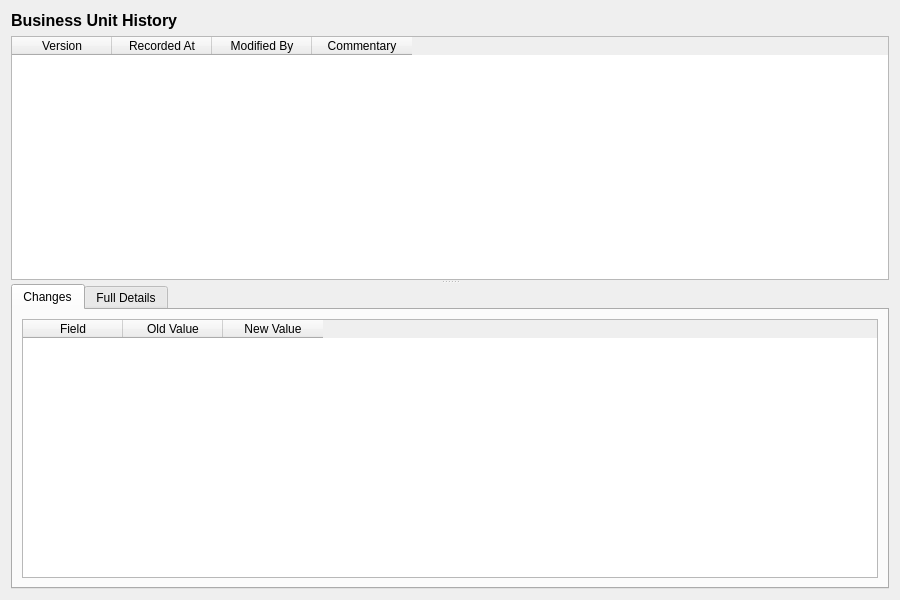
<?xml version="1.0" encoding="UTF-8"?>
<ui version="4.0">
 <class>BusinessUnitHistoryDialog</class>
 <widget class="QWidget" name="BusinessUnitHistoryDialog">
  <property name="geometry">
   <rect>
    <x>0</x>
    <y>0</y>
    <width>900</width>
    <height>600</height>
   </rect>
  </property>
  <property name="windowTitle">
   <string>Business Unit History</string>
  </property>
  <layout class="QVBoxLayout" name="verticalLayout">
   <item>
    <widget class="QLabel" name="titleLabel">
     <property name="font">
      <font>
       <pointsize>12</pointsize>
       <bold>true</bold>
      </font>
     </property>
     <property name="text">
      <string>Business Unit History</string>
     </property>
    </widget>
   </item>
   <item>
    <widget class="QSplitter" name="splitter">
     <property name="orientation">
      <enum>Qt::Vertical</enum>
     </property>
     <widget class="QTableWidget" name="versionListWidget">
      <property name="minimumHeight">
       <number>150</number>
      </property>
      <property name="maximumHeight">
       <number>250</number>
      </property>
      <property name="alternatingRowColors">
       <bool>true</bool>
      </property>
      <property name="editTriggers">
       <set>QAbstractItemView::NoEditTriggers</set>
      </property>
      <property name="selectionMode">
       <enum>QAbstractItemView::SingleSelection</enum>
      </property>
      <property name="selectionBehavior">
       <enum>QAbstractItemView::SelectRows</enum>
      </property>
      <column>
       <property name="text">
        <string>Version</string>
       </property>
      </column>
      <column>
       <property name="text">
        <string>Recorded At</string>
       </property>
      </column>
      <column>
       <property name="text">
        <string>Modified By</string>
       </property>
      </column>
      <column>
       <property name="text">
        <string>Commentary</string>
       </property>
      </column>
     </widget>
     <widget class="QWidget" name="detailWidget">
      <layout class="QVBoxLayout" name="detailLayout">
       <property name="leftMargin">
        <number>0</number>
       </property>
       <property name="topMargin">
        <number>0</number>
       </property>
       <property name="rightMargin">
        <number>0</number>
       </property>
       <property name="bottomMargin">
        <number>0</number>
       </property>
       <item>
        <widget class="QTabWidget" name="tabWidget">
         <property name="currentIndex">
          <number>0</number>
         </property>
         <widget class="QWidget" name="changesTab">
          <attribute name="title">
           <string>Changes</string>
          </attribute>
          <layout class="QVBoxLayout" name="changesTabLayout">
           <item>
            <widget class="QTableWidget" name="changesTableWidget">
             <property name="editTriggers">
              <set>QAbstractItemView::NoEditTriggers</set>
             </property>
             <property name="alternatingRowColors">
              <bool>true</bool>
             </property>
             <property name="selectionMode">
              <enum>QAbstractItemView::SingleSelection</enum>
             </property>
             <property name="selectionBehavior">
              <enum>QAbstractItemView::SelectRows</enum>
             </property>
             <column>
              <property name="text">
               <string>Field</string>
              </property>
             </column>
             <column>
              <property name="text">
               <string>Old Value</string>
              </property>
             </column>
             <column>
              <property name="text">
               <string>New Value</string>
              </property>
             </column>
            </widget>
           </item>
          </layout>
         </widget>
         <widget class="QWidget" name="fullDetailsTab">
          <attribute name="title">
           <string>Full Details</string>
          </attribute>
          <layout class="QVBoxLayout" name="fullDetailsTabLayout">
           <item>
            <widget class="QScrollArea" name="scrollArea">
             <property name="widgetResizable">
              <bool>true</bool>
             </property>
             <widget class="QWidget" name="scrollAreaWidgetContents">
              <property name="geometry">
               <rect>
                <x>0</x>
                <y>0</y>
                <width>560</width>
                <height>450</height>
               </rect>
              </property>
              <layout class="QFormLayout" name="formLayout">
               <item row="0" column="0">
                <widget class="QLabel" name="codeValueLabel">
                 <property name="text">
                  <string>Unit Code:</string>
                 </property>
                </widget>
               </item>
               <item row="0" column="1">
                <widget class="QLabel" name="codeValue">
                 <property name="text">
                  <string/>
                 </property>
                </widget>
               </item>
               <item row="1" column="0">
                <widget class="QLabel" name="nameValueLabel">
                 <property name="text">
                  <string>Unit Name:</string>
                 </property>
                </widget>
               </item>
               <item row="1" column="1">
                <widget class="QLabel" name="nameValue">
                 <property name="text">
                  <string/>
                 </property>
                </widget>
               </item>
               <item row="2" column="0">
                <widget class="QLabel" name="businessCentreValueLabel">
                 <property name="text">
                  <string>Business Centre:</string>
                 </property>
                </widget>
               </item>
               <item row="2" column="1">
                <widget class="QLabel" name="businessCentreValue">
                 <property name="text">
                  <string/>
                 </property>
                </widget>
               </item>
               <item row="3" column="0">
                <widget class="QLabel" name="versionNumberLabel">
                 <property name="text">
                  <string>Version:</string>
                 </property>
                </widget>
               </item>
               <item row="3" column="1">
                <widget class="QLabel" name="versionNumberValue">
                 <property name="text">
                  <string/>
                 </property>
                </widget>
               </item>
               <item row="4" column="0">
                <widget class="QLabel" name="modifiedByLabel">
                 <property name="text">
                  <string>Modified By:</string>
                 </property>
                </widget>
               </item>
               <item row="4" column="1">
                <widget class="QLabel" name="modifiedByValue">
                 <property name="text">
                  <string/>
                 </property>
                </widget>
               </item>
               <item row="5" column="0">
                <widget class="QLabel" name="recordedAtLabel">
                 <property name="text">
                  <string>Recorded At:</string>
                 </property>
                </widget>
               </item>
               <item row="5" column="1">
                <widget class="QLabel" name="recordedAtValue">
                 <property name="text">
                  <string/>
                 </property>
                </widget>
               </item>
               <item row="6" column="0">
                <widget class="QLabel" name="changeCommentaryLabel">
                 <property name="text">
                  <string>Change Commentary:</string>
                 </property>
                </widget>
               </item>
               <item row="6" column="1">
                <widget class="QLabel" name="changeCommentaryValue">
                 <property name="text">
                  <string/>
                 </property>
                 <property name="wordWrap">
                  <bool>true</bool>
                 </property>
                </widget>
               </item>
              </layout>
             </widget>
            </widget>
           </item>
          </layout>
         </widget>
        </widget>
       </item>
      </layout>
     </widget>
    </widget>
   </item>
  </layout>
 </widget>
 <resources/>
 <connections/>
</ui>
